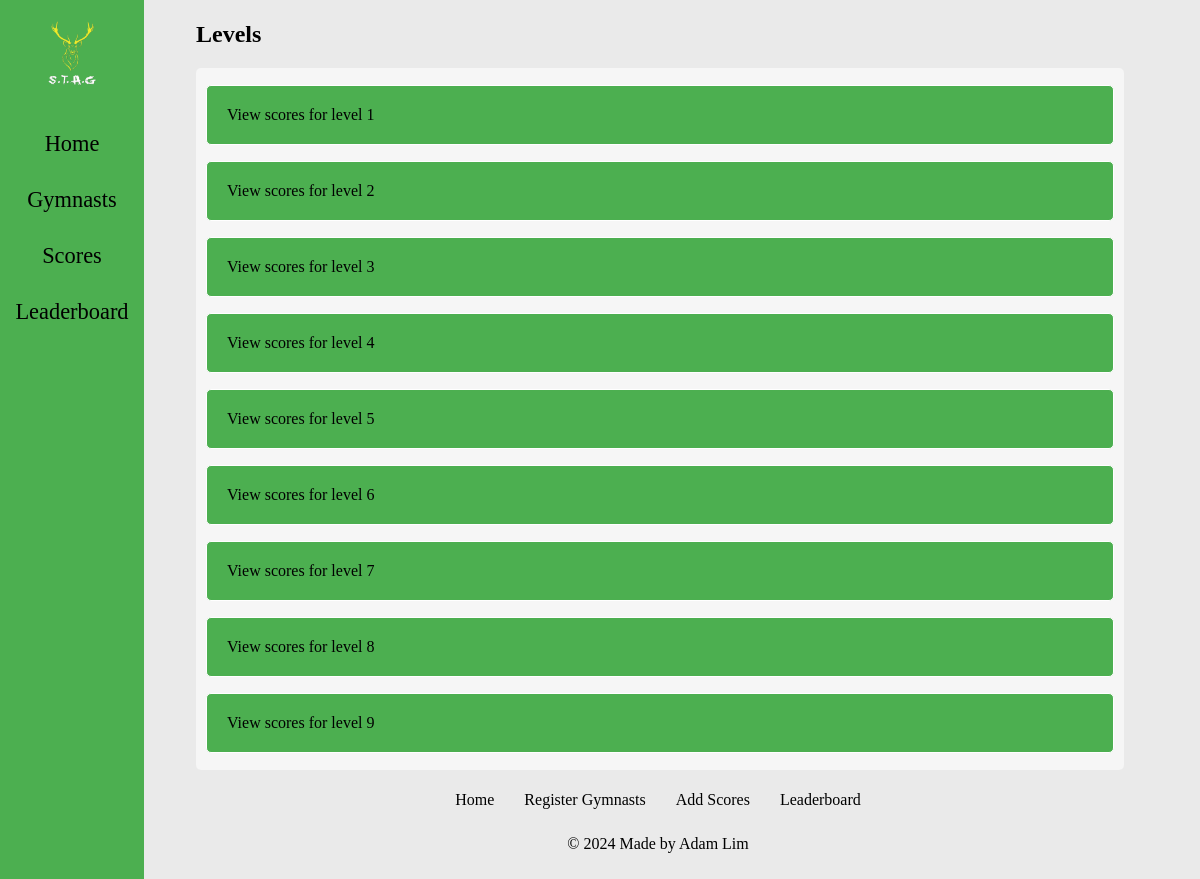
The app's page /scoredata with its own data.
### tables this page shows
CREATE TABLE gymnast (gymnast_id INTEGER PRIMARY KEY, gymnast_name TEXT, level INTEGER);

### routes.py (the view)
@app.route("/scoredata")
def scoredata():
    conn = sqlite3.connect("database.db")
    cur = conn.cursor()
    cur.execute("SELECT * FROM "
                "(SELECT gymnast.*, ROW_NUMBER() OVER "
                "(PARTITION BY gymnast.level ORDER BY gymnast.gymnast_id) "
                "AS num FROM gymnast "
                "JOIN score ON gymnast.gymnast_id = score.gymnast_id) "
                "AS ranked_gymnasts WHERE num = 1 ORDER BY level")
    levels = cur.fetchall()
    '''
        Uses a subquery with ROW_NUMBER()
        to rank gymnasts within each level, then selects
        the top-ranked gymnast (num = 1) for each level.
        Orders the results by level.
    '''
    conn.close()
    return render_template("scoredata.html", levels=levels)

### templates/scoredata.html
{% extends 'layout.html' %} {% block content %}
<div class="content">
  <h2>Levels</h2>
  <div id="codelinks">
    {% for level in levels %}
    <p>
      <a id="leadlink" href="/scorelead/{{level[2]}}"
        >View scores for level {{ level[2] }}</a
      >
    </p>
    {% endfor %}
  </div>
</div>
{% endblock %}

### static/style.css (style rules this page uses)
body, html { height: 100%; margin: 0; background-color: #eaeaea; display: grid; grid-template-rows: auto 1fr; }
.content { margin-left: 15%; margin-right: 5%; padding: 1px 16px; font-family: "Times New Roman", Times, serif; color: #000000; display: grid; grid-template-columns: 1fr; }
#codelinks { background-color: #f6f6f6; border-radius: 5px; padding: 1px 10px; }
#leadlink { text-decoration: none; color: #000000; width: 100%; padding: 20px 20px; display: inline-grid; border: 1px solid #ffffff; border-radius: 5px; box-sizing: border-box; cursor: pointer; background-color: #4CAF50; }

### records on screen
gymnast: level "1"
gymnast: level "2"
gymnast: level "3"
gymnast: level "4"
gymnast: level "5"
gymnast: level "6"
gymnast: level "7"
gymnast: level "8"
gymnast: level "9"
